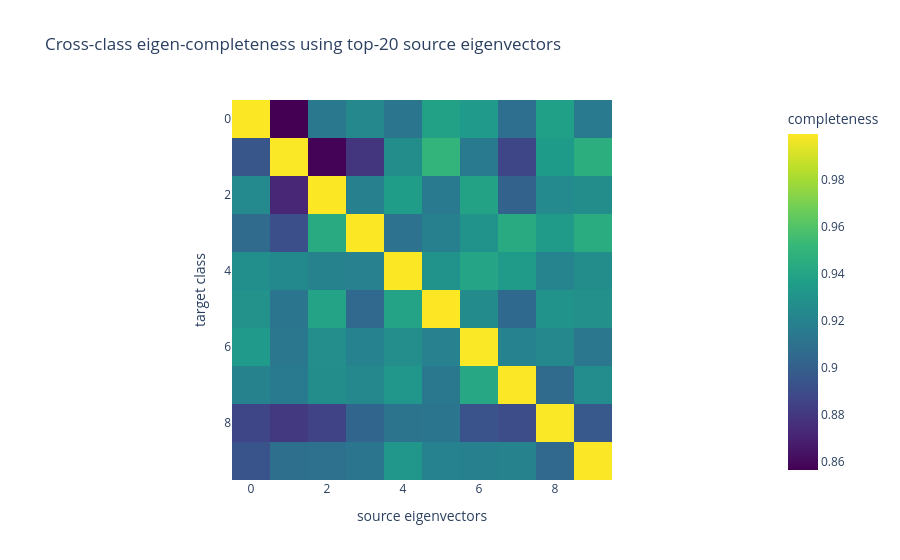

Here is the notebook cell this chart was saved with:
### Code cell
k = 20
comp = cross_class_eigen_completeness(b, vecs_sorted, k=k)

px.imshow(
    comp.detach().cpu(),
    color_continuous_scale="Viridis",
    labels=dict(x="source eigenvectors", y="target class", color="completeness"),
    title=f"Cross-class eigen-completeness using top-{k} source eigenvectors",
)

### Figure 1 — Plotly figure (JSON) as saved in the notebook; plotly's stock layout.template omitted (floating-point values rounded to 4 significant figures)
{"data": [{"coloraxis": "coloraxis", "hovertemplate": "source eigenvectors: %{x}<br>target class: %{y}<br>completeness: %{z}<extra></extra>", "name": "0", "type": "heatmap", "xaxis": "x", "yaxis": "y", "z": [[0.9991, 0.8567, 0.9137, 0.9232, 0.913, 0.9379, 0.9339, 0.9081, 0.9371, 0.9154], [0.8949, 0.9988, 0.8574, 0.8788, 0.9265, 0.9498, 0.9154, 0.8867, 0.9349, 0.9463], [0.9246, 0.8719, 0.999, 0.9188, 0.9356, 0.9151, 0.9386, 0.9017, 0.9244, 0.9263], [0.9059, 0.8919, 0.9434, 0.9992, 0.9106, 0.9187, 0.9297, 0.9438, 0.9342, 0.9444], [0.9274, 0.9241, 0.9208, 0.9193, 0.9991, 0.9295, 0.9402, 0.9343, 0.9212, 0.9266], [0.9291, 0.9129, 0.9394, 0.9049, 0.9394, 0.9993, 0.925, 0.9051, 0.9294, 0.9279], [0.9339, 0.9137, 0.927, 0.9199, 0.9269, 0.9193, 0.9988, 0.9201, 0.9237, 0.9136], [0.9207, 0.9153, 0.9265, 0.9237, 0.9316, 0.9137, 0.9417, 0.9988, 0.9063, 0.9258], [0.8868, 0.8806, 0.8854, 0.9029, 0.911, 0.9128, 0.8938, 0.8906, 0.9987, 0.8964], [0.8942, 0.9087, 0.9096, 0.9122, 0.9316, 0.92, 0.9191, 0.9209, 0.9049, 0.9988]]}], "layout": {"coloraxis": {"colorbar": {"title": {"text": "completeness"}}, "colorscale": [[0, "#440154"], [0.1111, "#482878"], [0.2222, "#3e4989"], [0.3333, "#31688e"], [0.4444, "#26828e"], [0.5556, "#1f9e89"], [0.6667, "#35b779"], [0.7778, "#6ece58"], [0.8889, "#b5de2b"], [1, "#fde725"]]}, "title": {"text": "Cross-class eigen-completeness using top-20 source eigenvectors"}, "xaxis": {"anchor": "y", "constrain": "domain", "domain": [0, 1], "scaleanchor": "y", "title": {"text": "source eigenvectors"}}, "yaxis": {"anchor": "x", "autorange": "reversed", "constrain": "domain", "domain": [0, 1], "title": {"text": "target class"}}}}
